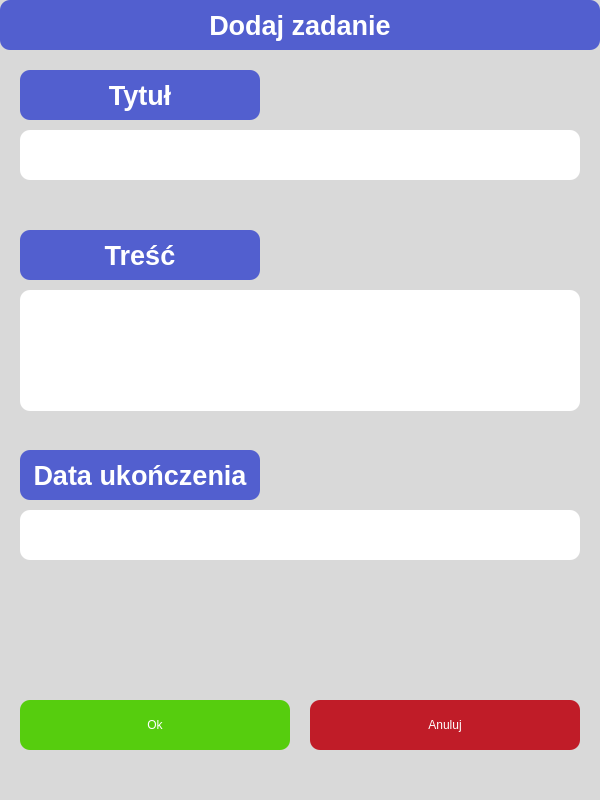
<?xml version="1.0" encoding="UTF-8"?>
<ui version="4.0">
 <class>add_task</class>
 <widget class="QWidget" name="add_task">
  <property name="geometry">
   <rect>
    <x>0</x>
    <y>0</y>
    <width>600</width>
    <height>800</height>
   </rect>
  </property>
  <property name="windowTitle">
   <string>Dodaj zadanie</string>
  </property>
  <property name="styleSheet">
   <string notr="true">background-color: rgb(217, 217, 217);
</string>
  </property>
  <widget class="QLabel" name="add_task_label">
   <property name="geometry">
    <rect>
     <x>0</x>
     <y>0</y>
     <width>600</width>
     <height>50</height>
    </rect>
   </property>
   <property name="font">
    <font>
     <pointsize>20</pointsize>
     <weight>75</weight>
     <bold>true</bold>
    </font>
   </property>
   <property name="styleSheet">
    <string notr="true">background-color: rgb(82, 95, 207);
color: rgb(255, 255, 255);
text-align: center;
border-radius: 10px;</string>
   </property>
   <property name="text">
    <string>Dodaj zadanie</string>
   </property>
   <property name="alignment">
    <set>Qt::AlignCenter</set>
   </property>
  </widget>
  <widget class="QPushButton" name="ok_button">
   <property name="geometry">
    <rect>
     <x>20</x>
     <y>700</y>
     <width>270</width>
     <height>50</height>
    </rect>
   </property>
   <property name="styleSheet">
    <string notr="true">background-color: rgb(86, 205, 14);
color: rgb(255, 255, 255);
border-radius: 10px;</string>
   </property>
   <property name="text">
    <string>Ok</string>
   </property>
  </widget>
  <widget class="QLabel" name="finish_date_label">
   <property name="geometry">
    <rect>
     <x>20</x>
     <y>450</y>
     <width>240</width>
     <height>50</height>
    </rect>
   </property>
   <property name="font">
    <font>
     <pointsize>20</pointsize>
     <weight>75</weight>
     <bold>true</bold>
    </font>
   </property>
   <property name="styleSheet">
    <string notr="true">background-color: rgb(82, 95, 207);
color: rgb(255, 255, 255);
text-align: center;
border-radius: 10px;</string>
   </property>
   <property name="text">
    <string>Data ukończenia</string>
   </property>
   <property name="alignment">
    <set>Qt::AlignCenter</set>
   </property>
  </widget>
  <widget class="QPlainTextEdit" name="content_value">
   <property name="geometry">
    <rect>
     <x>20</x>
     <y>290</y>
     <width>560</width>
     <height>121</height>
    </rect>
   </property>
   <property name="styleSheet">
    <string notr="true">background-color: rgb(255, 255, 255);
border-radius: 10px;</string>
   </property>
  </widget>
  <widget class="QPushButton" name="cancel_button">
   <property name="geometry">
    <rect>
     <x>310</x>
     <y>700</y>
     <width>270</width>
     <height>50</height>
    </rect>
   </property>
   <property name="styleSheet">
    <string notr="true">background-color: rgb(192, 28, 40);
color: rgb(255, 255, 255);
border-radius: 10px;</string>
   </property>
   <property name="text">
    <string>Anuluj</string>
   </property>
  </widget>
  <widget class="QLabel" name="title_label">
   <property name="geometry">
    <rect>
     <x>20</x>
     <y>70</y>
     <width>240</width>
     <height>50</height>
    </rect>
   </property>
   <property name="font">
    <font>
     <pointsize>20</pointsize>
     <weight>75</weight>
     <bold>true</bold>
    </font>
   </property>
   <property name="styleSheet">
    <string notr="true">background-color: rgb(82, 95, 207);
color: rgb(255, 255, 255);
text-align: center;
border-radius: 10px;</string>
   </property>
   <property name="text">
    <string>Tytuł</string>
   </property>
   <property name="alignment">
    <set>Qt::AlignCenter</set>
   </property>
  </widget>
  <widget class="QLabel" name="content_label">
   <property name="geometry">
    <rect>
     <x>20</x>
     <y>230</y>
     <width>240</width>
     <height>50</height>
    </rect>
   </property>
   <property name="font">
    <font>
     <pointsize>20</pointsize>
     <weight>75</weight>
     <bold>true</bold>
    </font>
   </property>
   <property name="styleSheet">
    <string notr="true">background-color: rgb(82, 95, 207);
color: rgb(255, 255, 255);
text-align: center;
border-radius: 10px;</string>
   </property>
   <property name="text">
    <string>Treść</string>
   </property>
   <property name="alignment">
    <set>Qt::AlignCenter</set>
   </property>
  </widget>
  <widget class="QPlainTextEdit" name="title_input">
   <property name="geometry">
    <rect>
     <x>20</x>
     <y>130</y>
     <width>560</width>
     <height>50</height>
    </rect>
   </property>
   <property name="styleSheet">
    <string notr="true">background-color: rgb(255, 255, 255);
border-radius: 10px;</string>
   </property>
  </widget>
  <widget class="QPlainTextEdit" name="finish_date_input">
   <property name="geometry">
    <rect>
     <x>20</x>
     <y>510</y>
     <width>560</width>
     <height>50</height>
    </rect>
   </property>
   <property name="styleSheet">
    <string notr="true">background-color: rgb(255, 255, 255);
border-radius: 10px;</string>
   </property>
  </widget>
 </widget>
 <resources/>
 <connections/>
</ui>
